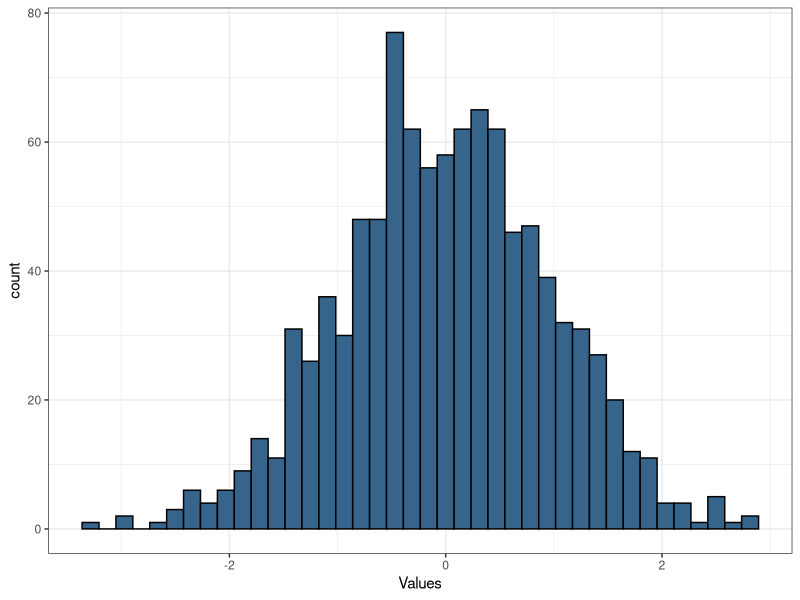
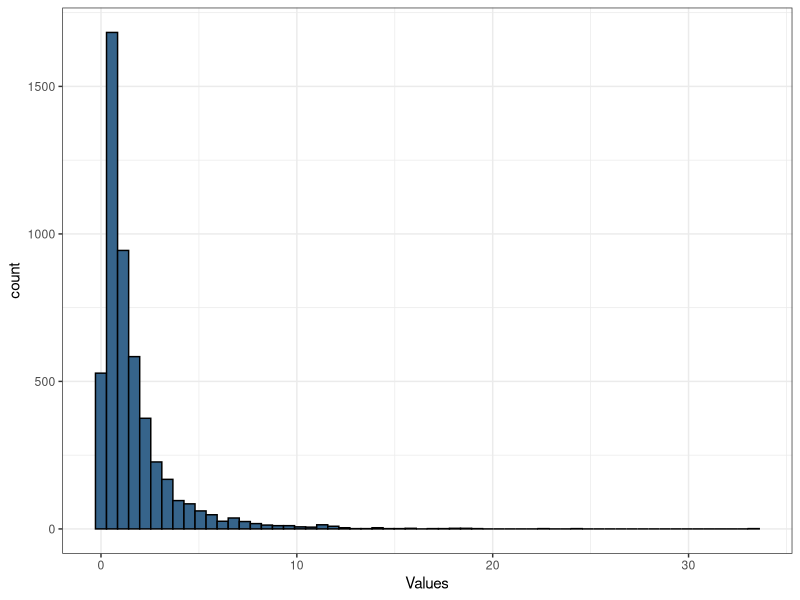

Source code (R) for these figures, in order:
## ---- chunk 1
library(tidyverse)
sample <- c(1, 4, 5, 10, 10)
getmode <- function(v) {
   uniqv <- unique(v)
   uniqv[which.max(tabulate(match(v, uniqv)))]
}
# 
# mean(sample)
# median(sample)
# getmode(sample)
## ---- chunk 2

normalvec <- rnorm(1000)

ggplot(mapping = aes(normalvec))+
  geom_histogram(color = "black", fill = "steelblue4", bins = 40)+
  # geom_vline(xintercept = mean(normalvec), color = 'black')+
  # geom_vline(xintercept = median(normalvec), color = 'red')+
  xlab("Values")+
  ylab("count")+
  theme_bw()

## ---- chunk 3

lognormalvec <- rlnorm(5000)

ggplot(mapping = aes(lognormalvec))+
  geom_histogram(color = "black", fill = "steelblue4", bins = 60)+
  # geom_vline(xintercept = mean(lognormalvec), color = 'black')+
  # geom_vline(xintercept = median(lognormalvec), color = 'red')+
  xlab("Values")+
  ylab("count")+
  theme_bw()
